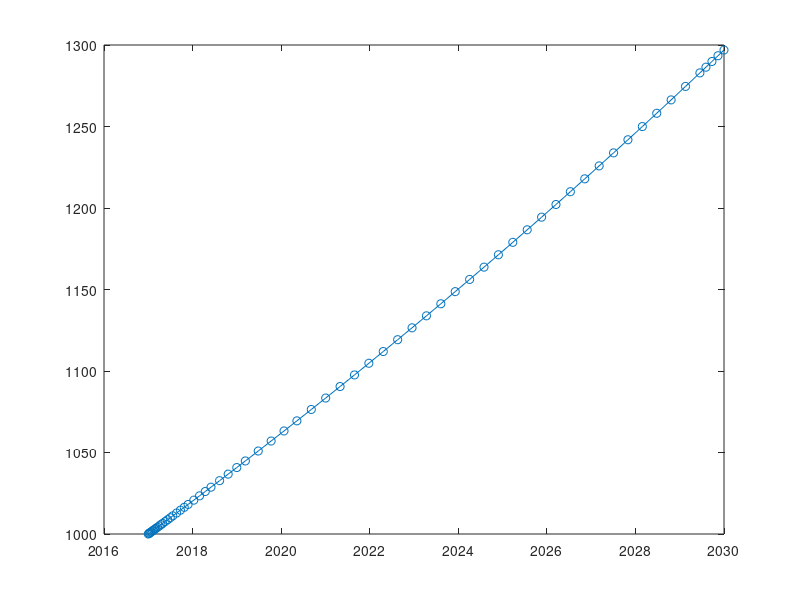

MATLAB code for this plot:
clear;

uni = @(t,x,p,q,r) p*x - q*x - r *x;

[t,y] = ode45(uni, ...
                     [2017 2030], ...
                     1000,...
                     odeset,...
                     0.27,...
                     0.00,...
                     0.25);

plot(t, y,'-o');